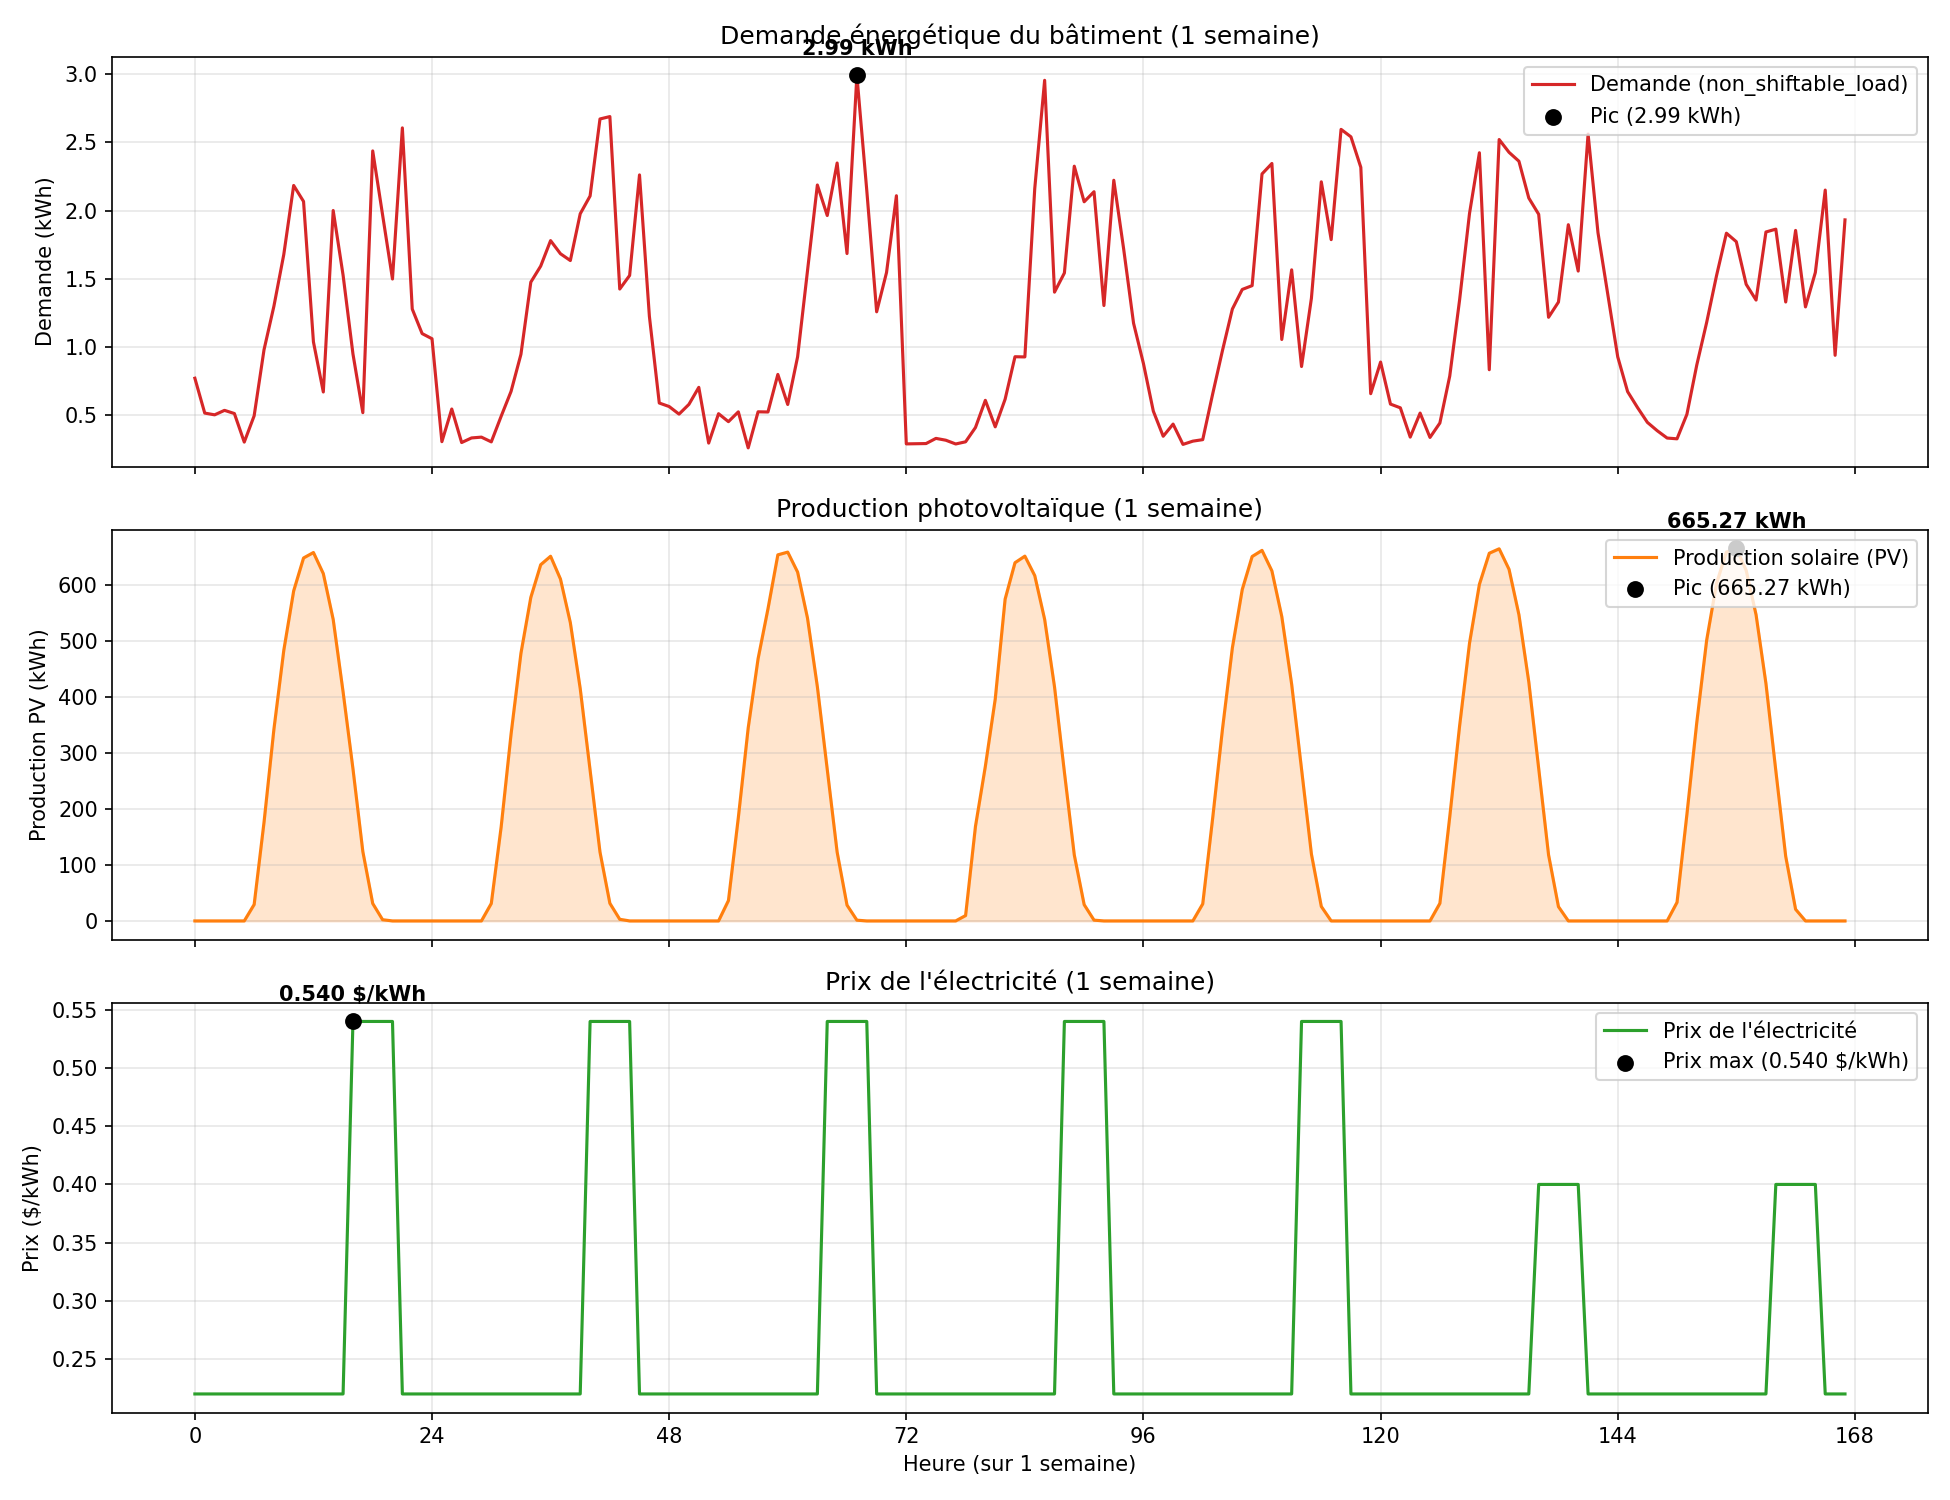

Here is the Python script that generated this plot:
from citylearn.citylearn import CityLearnEnv
import matplotlib
matplotlib.use('TkAgg')
import matplotlib.pyplot as plt
import numpy as np
import os

# ============================================
# 1. Charger l'environnement et un bâtiment
# ============================================
env = CityLearnEnv('citylearn_challenge_2022_phase_1')
building = env.buildings[0]

# Récupérer les données sur 1 semaine (168 heures)
n_hours = 24 * 7

demand = np.array(building.energy_simulation.non_shiftable_load[:n_hours])
solar = np.array(building.energy_simulation.solar_generation[:n_hours])
pricing = np.array(building.pricing.electricity_pricing[:n_hours])

heures = np.arange(n_hours)

# ============================================
# 2. Calculer les points remarquables
# ============================================
idx_pic_demande = np.argmax(demand)
val_pic_demande = demand[idx_pic_demande]

idx_pic_pv = np.argmax(solar)
val_pic_pv = solar[idx_pic_pv]

idx_prix_max = np.argmax(pricing)
val_prix_max = pricing[idx_prix_max]

print(" RÉSULTATS DE L'ANALYSE (1 semaine)")
print(f"   Pic de demande      : {val_pic_demande:.2f} kWh  → jour {idx_pic_demande//24 + 1}, heure {idx_pic_demande%24}h")
print(f"   Pic de production PV : {val_pic_pv:.2f} kWh  → jour {idx_pic_pv//24 + 1}, heure {idx_pic_pv%24}h")
print(f"  Prix maximum         : {val_prix_max:.3f} $/kWh → jour {idx_prix_max//24 + 1}, heure {idx_prix_max%24}h")

# ============================================
# 3. Graphique avec 3 sous-plots, chacun avec son point remarquable
# ============================================
fig, axes = plt.subplots(3, 1, figsize=(13, 10), sharex=True)

# --- Plot 1 : Demande ---
axes[0].plot(heures, demand, color='#d62728', linewidth=1.5, label='Demande (non_shiftable_load)')
axes[0].scatter(idx_pic_demande, val_pic_demande, color='black', zorder=5, s=50,
                label=f'Pic ({val_pic_demande:.2f} kWh)')
axes[0].annotate(f'{val_pic_demande:.2f} kWh', (idx_pic_demande, val_pic_demande),
                  textcoords="offset points", xytext=(0, 10), ha='center', fontweight='bold')
axes[0].set_ylabel('Demande (kWh)')
axes[0].set_title("Demande énergétique du bâtiment (1 semaine)")
axes[0].legend(loc='upper right')
axes[0].grid(alpha=0.3)

# --- Plot 2 : Production PV ---
axes[1].plot(heures, solar, color='#ff7f0e', linewidth=1.5, label='Production solaire (PV)')
axes[1].fill_between(heures, solar, color='#ff7f0e', alpha=0.2)
axes[1].scatter(idx_pic_pv, val_pic_pv, color='black', zorder=5, s=50,
                label=f'Pic ({val_pic_pv:.2f} kWh)')
axes[1].annotate(f'{val_pic_pv:.2f} kWh', (idx_pic_pv, val_pic_pv),
                  textcoords="offset points", xytext=(0, 10), ha='center', fontweight='bold')
axes[1].set_ylabel('Production PV (kWh)')
axes[1].set_title("Production photovoltaïque (1 semaine)")
axes[1].legend(loc='upper right')
axes[1].grid(alpha=0.3)

# --- Plot 3 : Prix de l'électricité ---
axes[2].plot(heures, pricing, color='#2ca02c', linewidth=1.5, label="Prix de l'électricité")
axes[2].scatter(idx_prix_max, val_prix_max, color='black', zorder=5, s=50,
                label=f'Prix max ({val_prix_max:.3f} $/kWh)')
axes[2].annotate(f'{val_prix_max:.3f} $/kWh', (idx_prix_max, val_prix_max),
                  textcoords="offset points", xytext=(0, 10), ha='center', fontweight='bold')
axes[2].set_ylabel('Prix ($/kWh)')
axes[2].set_xlabel("Heure (sur 1 semaine)")
axes[2].set_xticks(range(0, n_hours + 1, 24))
axes[2].set_title("Prix de l'électricité (1 semaine)")
axes[2].legend(loc='upper right')
axes[2].grid(alpha=0.3)

plt.tight_layout()

# ============================================
# 4. Sauvegarder ET afficher la fenêtre
# ============================================
chemin_sortie = os.path.join(os.getcwd(), "analyse_semaine.png")
plt.savefig(chemin_sortie, dpi=150)
print(f" Graphique enregistré ici : {chemin_sortie}")

plt.show(block=True)
